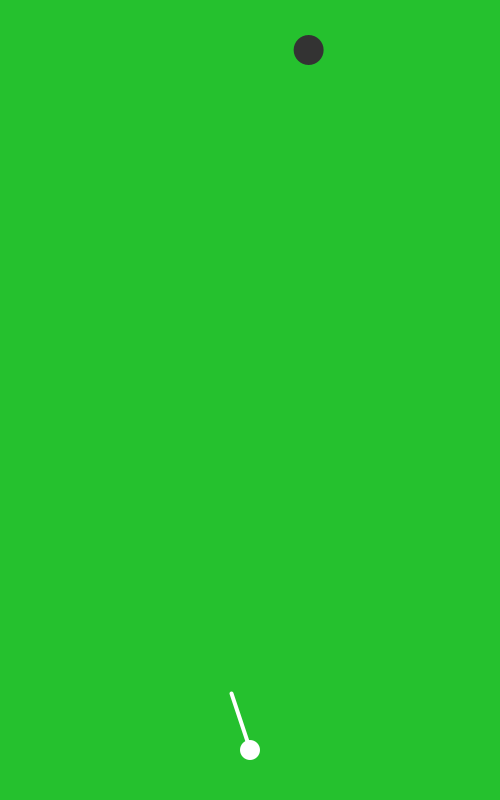
Frame 1 (no input)
Frame 60 (the mouse pressed at the canvas centre just before this capture): identical to frame 1, image omitted
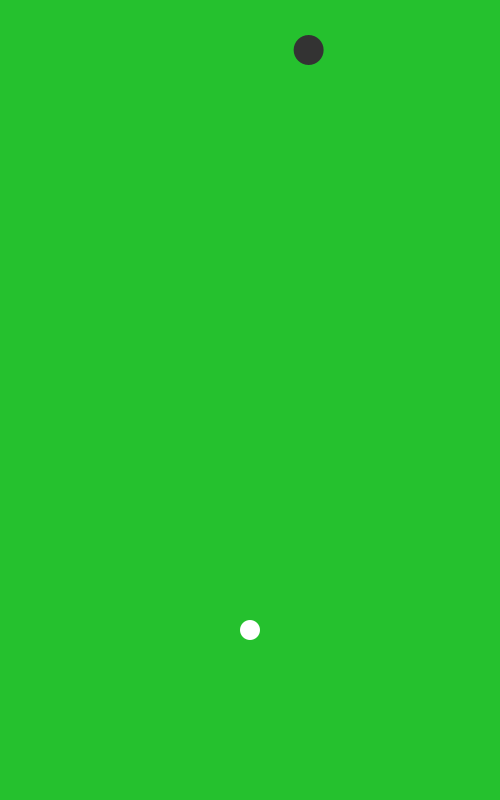
Frame 120 (the mouse held since frame 60 and released just before this capture)

The Processing sketch that drew these frames (run headless with seeded random() and noise(); from frame 60 on, the mouse is pressed at the canvas centre):

// Processing sketch: perlin_golf
// ── perlin_golf.pde
float ball_x, ball_y;
float hole_x, hole_y;
float speed_x, speed_y;
PVector mouse, ball, velocity;
int mouse_val;

void setup() {
  size(500,800);
  background(0);
  ball_x = width / 2;
  ball_y = height - 50;
  hole_x = random(50, width - 50);
  hole_y = 50;
  ball = new PVector(ball_x, ball_y);
  mouse = new PVector(mouseX, mouseY);
}

PVector direction_vec(float x, float y) {
  PVector vel = new PVector(x,y);
  vel.sub(ball).normalize().mult(2);
  return vel;
}

void draw() {
  background(#25C12E);
  mouse.x = mouseX; mouse.y = mouseY;
  
  if (mousePressed == true) {
    mouse_val = 1;
    if (mouse_val == 1) {
      speed_x = mouseX;
      speed_y = mouseY;
    }
  }
  if (mouse_val == 1) {
    ball.add(direction_vec(speed_x, speed_y));
  } else {
    // aim line
    mouse.sub(ball);
    mouse.normalize();
    mouse.mult(60);
    pushMatrix();
      translate(ball.x, ball.y);
      stroke(255);
      strokeWeight(4);
      line(0, 0, mouse.x, mouse.y);
    popMatrix();
  }
  
  // draw ball
  fill(255);
  noStroke();
  circle(ball.x, ball.y, 20);
  
  // draw hole
  fill(51);
  circle(hole_x, hole_y, 30);
  
  
}

// ── ball_class.pde
class Ball {
  PVector pos, vel, acc;
  color col;
  int size;
  
  Ball() {
    pos = new PVector(250, 650);
    vel = new PVector(0,0);
    acc = new PVector(0,0);
    col = 255;
    size = 25;
  }
  
  void display() {
    fill(col);
    noStroke();
    circle(pos.x, pos.y, size);
    
    pos.add(vel);
    vel.add(acc);
    
    vel.limit(2);
    acc.mult(0);
    //println(pos);
  }
  
  void aim(float x, float y) {
    PVector mouse = new PVector(x,y);
    if (mousePressed == true) {
      // translate
      mouse.sub(pos);
      mouse.normalize();
      mouse.mult(60);
      pushMatrix();
        translate(pos.x, pos.y);
        stroke(255);
        strokeWeight(4);
        // draw line
        line(0, 0, -mouse.x, -mouse.y);
      popMatrix();
    }
  }
  
  void forward_speed(float x, float y) {
    acc.x = x; acc.y = y;
    
    // wrap around the screen
    if (pos.x < size/2) {
      pos.x = size/2;
      //pos.x = width+(size/2);
      vel.x = -vel.x;
    } else if (pos.x > width-(size/2)) {
      pos.x = width-(size/2);
      vel.x = -vel.x;
    } 
  }
  
  void apply_break(PVector [] slope) {
    //acc.add(slope);
    int x = (int)pos.x / 10;
    acc.x += slope[x].x;
  }
}
